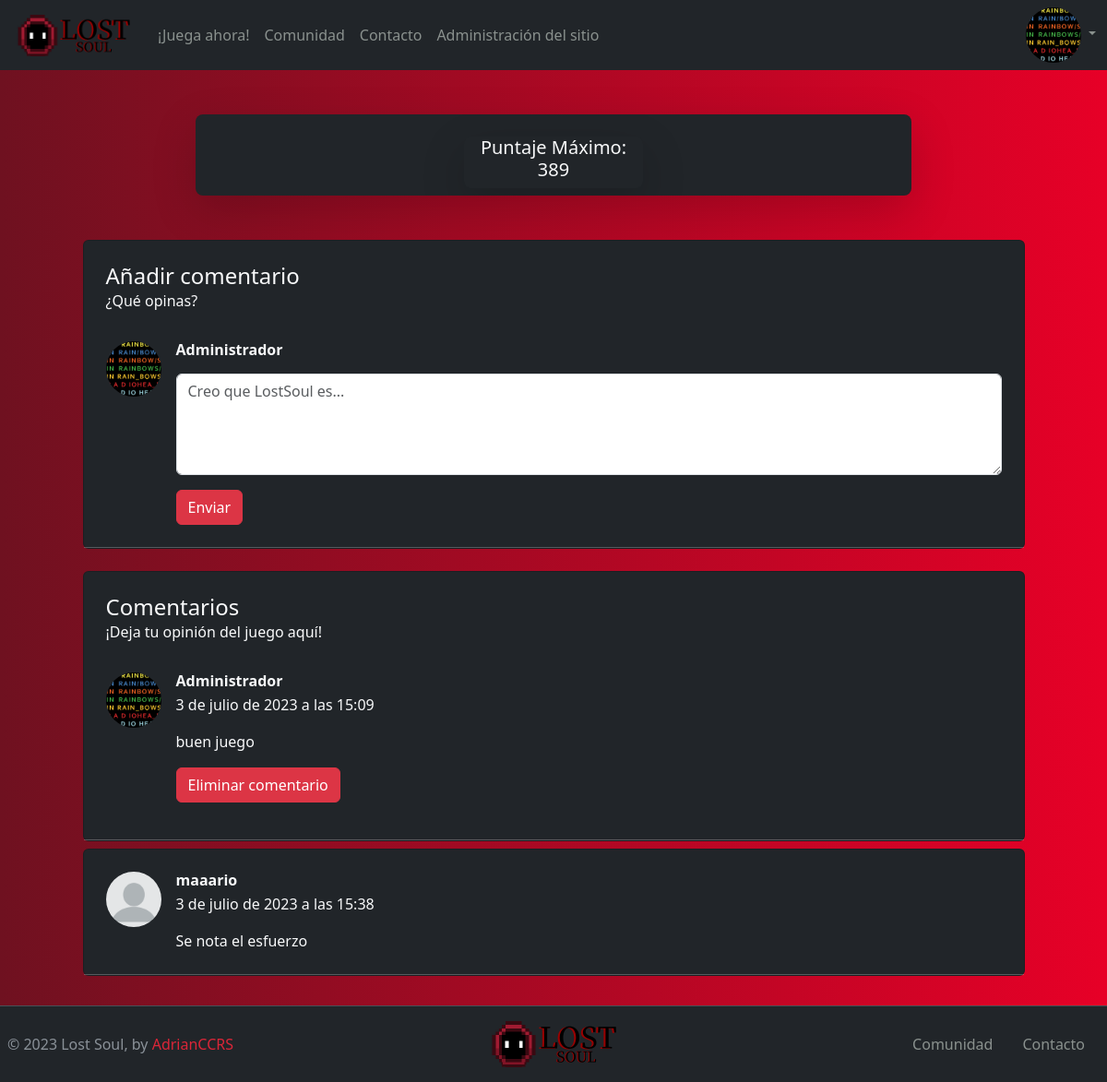
Page /game/ (signed in) on the earlier database version.
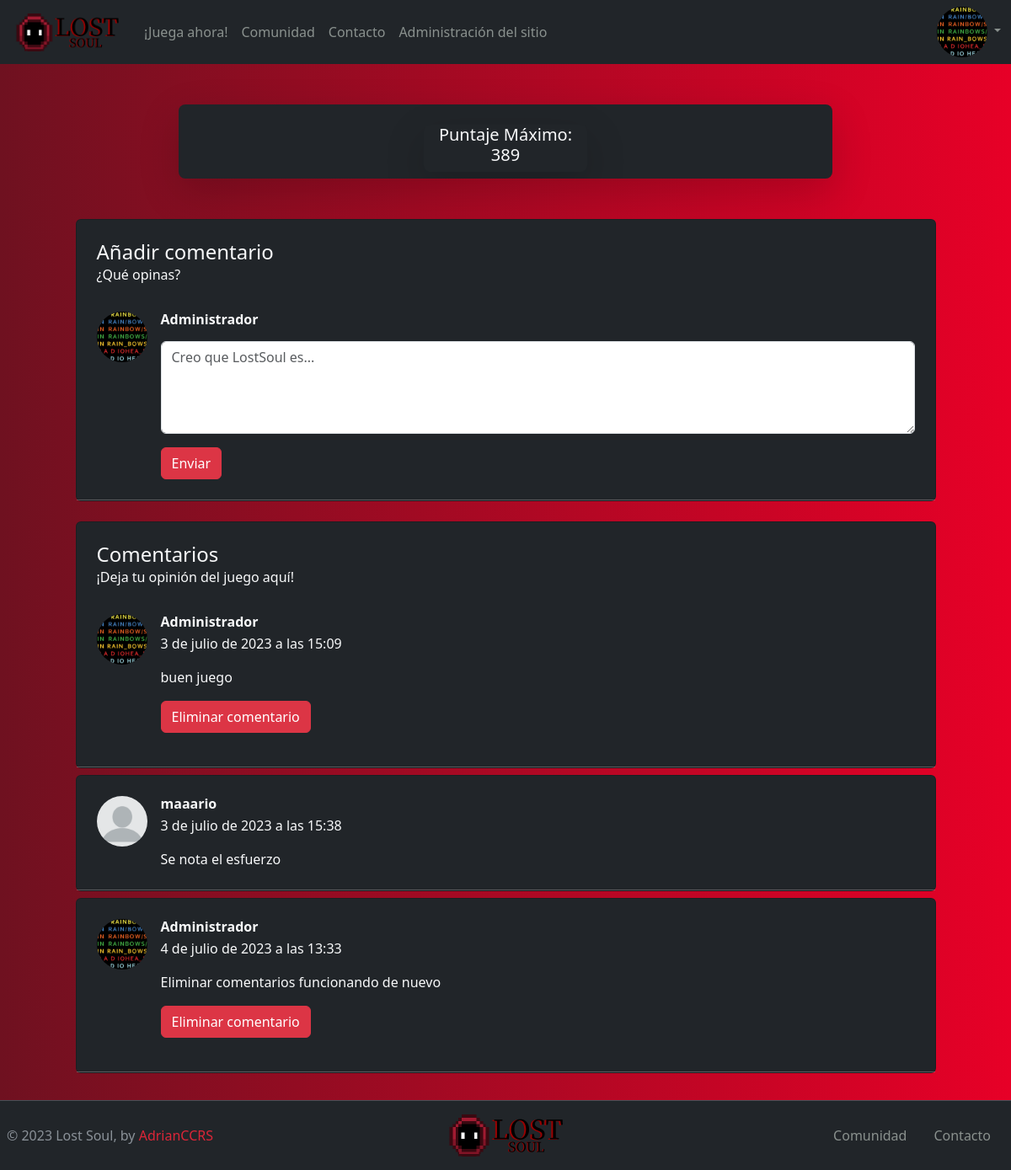
Same page on the later database version.
### profiles/models.py (models this page shows, shortened)
class Profile(models.Model):
    user = models.OneToOneField(User, null=True, on_delete=models.CASCADE)
    public_username = models.CharField(max_length=15, null=True, blank=True)
    avatar = models.ImageField(upload_to='profiles/', null=True, blank=True)
    bio = models.TextField(max_length=150)
    max_score = models.IntegerField(default=0)

### lost_soul_game/models.py (models this page shows)
class Comments(models.Model):
    comment_author = models.ForeignKey(Profile, on_delete=models.CASCADE)
    body = models.TextField()
    date_added = models.DateTimeField(auto_now_add=True)

### lost_soul_game/views.py (the view)
# urls.py: path('game/', views.game, name='game'),
def game(request):
    if request.method == "POST":
        comment_form = NewCommentForm(request.POST)
        if comment_form.is_valid():
            comment = comment_form.save(commit=False)
            comment.comment_author = request.user.profile
            comment.save()
            return redirect('game')
        else:
            context={'comment_form': comment_form}
            return render(request, 'game.html', context)
    else:
        comments_list = Comments.objects.all()
        comment_form = NewCommentForm()
        context = {'comments_list':comments_list, 'comment_form':NewCommentForm()}
        return render(request, "game.html", context)

### lost_soul_game/forms.py
class NewCommentForm(forms.ModelForm):
    class Meta:
        model = Comments
        fields = ["body"]

### lost_soul_game/templates/game.html (shortened to what this page needs)
{% extends 'base.html' %}
{% load static %}
{% block content %}
{% if user.is_authenticated %}
<div class="container-fluid px-10 my-5">
    <div class="row d-flex justify-content-center align-items-center">
        <div class="col-xl-8">
            <div class="card border-0 rounded-3 shadow-lg overflow-hidden bg-dark">
                <div class="card-body p-0 d-flex col-12 align-items-center">
                    <div id="juego" class="d-flex justify-content-center align-items-start py-2 mb-2 col-12"></div>
                </div>
                <div class="card-body p-0 d-flex col-12 align-items-center justify-content-center">
                <div class="card border-0 rounded-3 shadow-lg overflow-hidden bg-dark col-3 mb-2 " style="height= 300px">
                  <div class="card-body p-0"  style="height= 300px">
                    <div class="d-flex justify-content-center align-items-center"><h5 class="text-light text-center"> Puntaje Máximo: <br> {{user.profile.max_score}}</h5></div>
                    </div>
                </div>
              </div>
            </div>
        </div>
    </div>
</div>
<section>
  <div class="container">
    <div class="row d-flex justify-content-center">
      <div class="col-xl-11 mb-3">
          <div class="card bg bg-dark text-light mb-2">
            <div class="card-body p-4">
              <h4 class="mb-0">Añadir comentario</h4>
              <p class="fw-light mb-4 pb-2">¿Qué opinas?</p>
              <div class="d-flex flex-start">
                {% if user.profile.avatar %}
                <img class="rounded-circle shadow-1-strong me-3"
                  src="{{user.profile.avatar.url}}" alt="avatar" width="60"
                  height="60" />
                {% else %}
                <img class="rounded-circle shadow-1-strong me-3"
                  src="{% static '/img/non-profile.png'%}" alt="avatar" width="60"
                  height="60" />
                {% endif %}
                <div class="lg-comment">
                  <h6 class="fw-bold mb-1">{{user.profile.public_username}}</h6>
                  <form action="{% url 'game'%}" method="post">
                  <div class="comment-area">
                    <textarea class="form-control lg-comment my-3" id="{{comment_form.body.id_for_label}}" name="{{comment_form.body.html_name}}" placeholder="Creo que LostSoul es..." rows="4"></textarea>
                    <button type="submit"  class="btn btn-danger d-flex justify-content-end">Enviar</button>
                </div>
              </form>
              </div>
            </div>
                </div>
            <hr class="my-0" />
          </div>
      </div>
    </div>
  </div>
  </section>
<section>
    <div class="container" >
      <div class="row d-flex justify-content-center">
        <div class="col-xl-11">
{% for comment in comments_list %}
          <div class="card bg-dark text-light mb-2">
            <div class="card-body p-4">
                {% if forloop.first %}
              <h4 class="mb-0">Comentarios</h4>
              <p class="fw-light mb-4 pb-2">¡Deja tu opinión del juego aquí!</p>
                {% endif %}
              <div class="d-flex flex-start">
                <a href="{% url 'show_profile_page' comment.comment_author.id%}">
                {% if comment.comment_author.avatar %}
                <img class="rounded-circle shadow-1-strong me-3"
                  src="{{comment.comment_author.avatar.url}}" alt="avatar" width="60"
                  height="60" />
                {% else %}
                <img class="rounded-circle shadow-1-strong me-3"
                  src="{% static '/img/non-profile.png'%}" alt="avatar" width="60"
                  height="60" />
                {% endif %}
                </a>
                <div>
                  <h6 class="fw-bold mb-1">{{comment.comment_author.public_username}}</h6>
                  <div class="d-flex align-items-center mb-3 comment_break">
                    <p class="mb-0">
                      {{comment.date_added}}
                    </p>
                  </div>
                  <p class="mb-0">
                    {{comment.body}}
                  </p>
                  {% if request.user.profile == comment.comment_author %}
            <form method="POST" action="{% url 'delete_comment' comment.id %}">
                <button type="submit" class="btn btn-danger my-3">Eliminar comentario</button>
            </form>
            {% endif %}
                </div>
              </div>
            </div>
            <hr class="my-0" />
          </div>
      {% endfor %}
    </div>
</div>
</div>
</section>
{% endif %}
{% endblock content %}

### commons/templates/base.html (shortened to what this page needs)
{% load static %}
<!DOCTYPE html>
<html lang="en">
  <head>
    <link
      href="https://cdn.jsdelivr.net/npm/bootstrap@5.3.0-alpha3/dist/css/bootstrap.min.css"
      rel="stylesheet"
    />
    <link rel="stylesheet" href="{% static '/css/bs-style.css'%}" />
    <link
      href="https://cdnjs.cloudflare.com/ajax/libs/font-awesome/5.15.4/css/all.min.css"
      rel="stylesheet"
    />
  </head>
  <body>
    <nav
      class="navbar navbar-expand-lg navbar-light bg-dark mb-4"
      data-bs-theme="dark"
    >
      <div class="container-fluid">
        <a class="navbar-brand mt-2 mt-lg-0" href=" {% url 'index' %}">
          <img
            class="d-none d-xl-block d-lg-block"
            src="{% static '/img/logo.png' %}"
            height="45"
            alt="Lost Soul logo"
            loading="lazy"
          />
        </a>
        <div class="collapse navbar-collapse" id="desplegable">
          <ul class="navbar-nav me-auto mb-2 mb-lg-0">
            {% if user.is_authenticated %}
            <li class="nav-item">
              <a class="nav-link nav-link-mod" href="{% url 'game' %}"
                >¡Juega ahora!</a
              >
            </li>
            {% else %}
            <li class="nav-item">
              <a class="nav-link nav-link-mod" href="{% url 'registro'%}"
                >¡Regístrate!</a
              >
            </li>
            {% endif %}
            <li class="nav-item">
              <a class="nav-link nav-link-mod" href="{% url 'community' %}"
                >Comunidad</a
              >
            </li>
            <li class="nav-item">
              <a class="nav-link nav-link-mod" href="{% url 'contact' %}"
                >Contacto</a
              >
            </li>
            {% if user.is_superuser %}
            <li class="nav-item">
              <a class="nav-link nav-link-mod" href="{% url 'admin:index' %}"
                >Administración del sitio</a
              >
            </li>
            {% endif %}
          </ul>
        </div>
        <div class="d-flex align-items-center">
          <div class="dropdown d-none d-lg-block">
            <a
              class="nav-link dropdown-toggle nav-link-mod"
              href="#"
              role="button"
              data-bs-toggle="dropdown"
              href="#"
              id="navbarDropdownMenuAvatar"
              role="button"
              aria-expanded="false"
            >
              {% if user.is_authenticated %} {% if user.profile.avatar %}
              <img
                src="{{ user.profile.avatar.url }}"
                class="rounded-circle"
                height="45"
                alt="Foto de perfil"
                style="width: 60px; height: 60px"
              />
              {% endif %} {% endif %}
            </a>
          </div>
        </div>
      </div>
    </nav>
    {% block content %} {% endblock content %}
    <footer
      class="d-flex flex-wrap justify-content-between align-items-center py-3 my-4 border-top bg-dark ps-2 pe-2 mb-0"
      data-bs-theme="dark"
    >
      <p class="col-md-4 mb-0 text-body-secondary">
        © 2023 Lost Soul, by
        <a target="_blank" class="a-footer" href="https://github.com/YeisonCcrs"
          >AdrianCCRS</a
        >
      </p>
      <a
        href="/"
        class="col-md-4 d-flex align-items-center justify-content-center mb-3 mb-md-0 me-md-auto link-body-emphasis text-decoration-none"
      >
        <img
          src="{% static '/img/logo.png'%}"
          alt="lost-soul-logo"
          weight="300px"
          height="50px"
        />
      </a>
      <ul class="nav col-md-4 justify-content-end">
        <li class="nav-item">
          <a href="{% url 'community' %}" class="nav-link nav-link-mod"
            >Comunidad</a
          >
        </li>
        <li class="nav-item">
          <a href="{% url 'contact' %}" class="nav-link nav-link-mod"
            >Contacto</a
          >
        </li>
      </ul>
    </footer>
  </body>
</html>

### static/css/bs-style.css (style rules this page uses)
.nav-link { color: #8a918e !important; }
a { color: #db2638; text-decoration: none; }

### lost_soul_game/templates/game.html (style rules this page uses)
body { background: #6f1120; background: linear-gradient(to right, #6f1120, #e70027); }
.comment_break p { word-wrap: break-word; }
.lg-comment { width: 100%; }

Differences in the rows shown:
added Comments: comment_author.avatar (picture), comment_author.public_username "Administrador", date_added "4 de julio de 2023 a las 13:33", body "Eliminar comentarios funcionando de nuevo"
